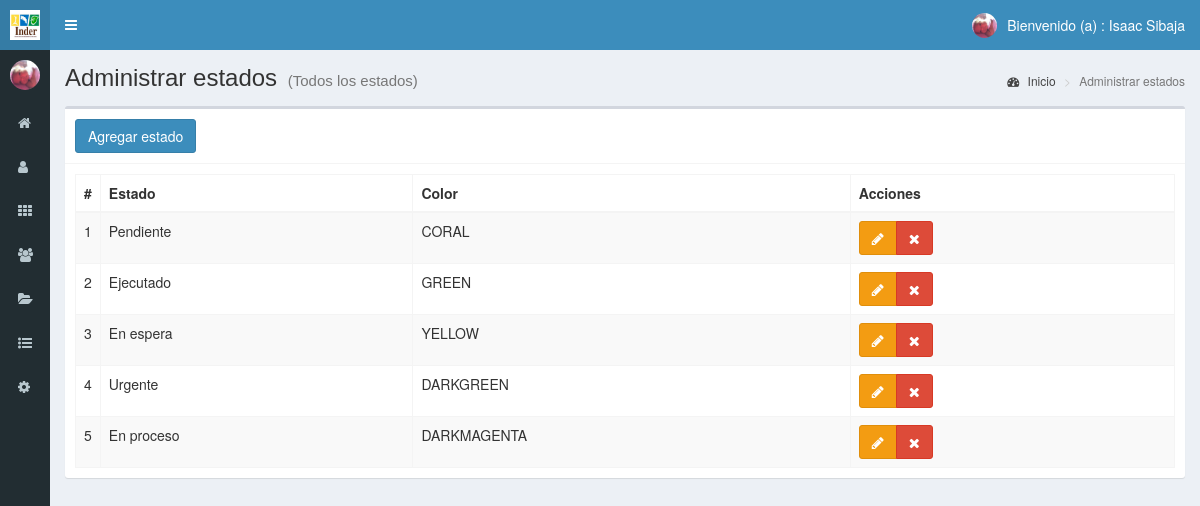
/estados (signed in), run on the app's committed database.
### tables this page shows
CREATE TABLE `estados` (
  `id` int(11) NOT NULL,
  `estado` text NOT NULL,
  `color` text NOT NULL,
  `fecha` timestamp NOT NULL DEFAULT CURRENT_TIMESTAMP ON UPDATE CURRENT_TIMESTAMP
);

### controladores/plantilla.controlador.php (called while the page is built)
<?php
class ControladorPlantilla
{
	static public function ctrPlantilla(){
		include "vistas/plantilla.php";
	}
}
?>

### index.php (called while the page is built, shortened)
<?php
require_once "controladores/plantilla.controlador.php";
require_once "controladores/usuarios.controlador.php";
require_once "controladores/estados.controlador.php";
require_once "controladores/labores.controlador.php";
require_once "modelos/estados.modelo.php";
$plantilla = new ControladorPlantilla();
$plantilla->ctrPlantilla();

### controladores/estados.controlador.php (called while the page is built, shortened)
<?php
class ControladorEstados
{
    public static function ctrMostrarEstados($item, $valor)
    {
        $tabla = "estados";
        $respuesta = ModeloEstados::mdlMostrarEstados($tabla, $item, $valor);
        return $respuesta;
    }
}

### modelos/conexion.php (called while the page is built)
<?php
class Conexion
{
    public static function conectar()
    {
        $link = new PDO("mysql:host=localhost;dbname=inder", "root", "");
        $link->exec("set names utf8");
        return $link;
    }
}

### modelos/estados.modelo.php (called while the page is built, shortened)
<?php
require_once "conexion.php";
class ModeloEstados
{
    public static function mdlMostrarEstados($tabla, $item, $valor)
    {
        if ($item != null) {
            $stmt = Conexion::conectar()->prepare("SELECT * FROM $tabla WHERE $item = :$item");
            $stmt->bindParam(":" . $item, $valor, PDO::PARAM_STR);
            $stmt->execute();
            return $stmt->fetch();
        } else {
            $stmt = Conexion::conectar()->prepare("SELECT * FROM $tabla");
            $stmt->execute();
            return $stmt->fetchAll();
        }
    }
}

### vistas/modulos/estados.php (the view, shortened to what this page needs)
<div class="content-wrapper">
  <section class="content-header">
    <h1>
      Administrar estados
      <small>(Todos los estados)</small>
    </h1>
    <ol class="breadcrumb">
      <li><a href="inicio"><i class="fa fa-dashboard"></i> Inicio</a></li>
      <li class="active">Administrar estados</li>
    </ol>
  </section>
  <section class="content">
    <div class="box">
      <div class="box-header with-border">
        <button class="btn btn-primary" data-toggle="modal" data-target="#modalAgregarEstado">
          Agregar estado
        </button>
      </div>
      <div class="box-body">
       <table class="table table-bordered table-striped dt-responsive tablas" width="100%">
        <thead>
         <tr>
           <th style="width:10px">#</th>
           <th>Estado</th>
           <th>Color</th>
           <th>Acciones</th>
         </tr>
        </thead>
        <tbody>
        <?php
$item  = null;
$valor = null;
$estados = ControladorEstados::ctrMostrarEstados($item, $valor);
foreach ($estados as $key => $value) {
    echo ' <tr>
                    <td>' . ($key + 1) . '</td>
                    <td>' . $value["estado"] . '</td>
                    <td class="text-uppercase">' . $value["color"] . '</td>
                    <td>
                      <div class="btn-group">
                        <button class="btn btn-warning btnEditarEstado" idEstado="' . $value["id"] . '" data-toggle="modal" data-target="#modalEditarEstado"><i class="fa fa-pencil"></i></button>';
    if ($_SESSION["perfil"] == "Administrador") {
        echo '<button class="btn btn-danger btnEliminarEstado" idEstado="' . $value["id"] . '"><i class="fa fa-times"></i></button>';
    }
    echo '</div>
                    </td>
                  </tr>';
}
?>
        </tbody>
       </table>
      </div>
    </div>
  </section>
</div>

### data on the page
estados: estado "Pendiente", color "CORAL"
estados: estado "Ejecutado", color "GREEN"
estados: estado "En espera", color "YELLOW"
estados: estado "Urgente", color "DARKGREEN"
estados: estado "En proceso", color "DARKMAGENTA"

### other printed values
$_SESSION["nombre"] "Isaac Sibaja"
